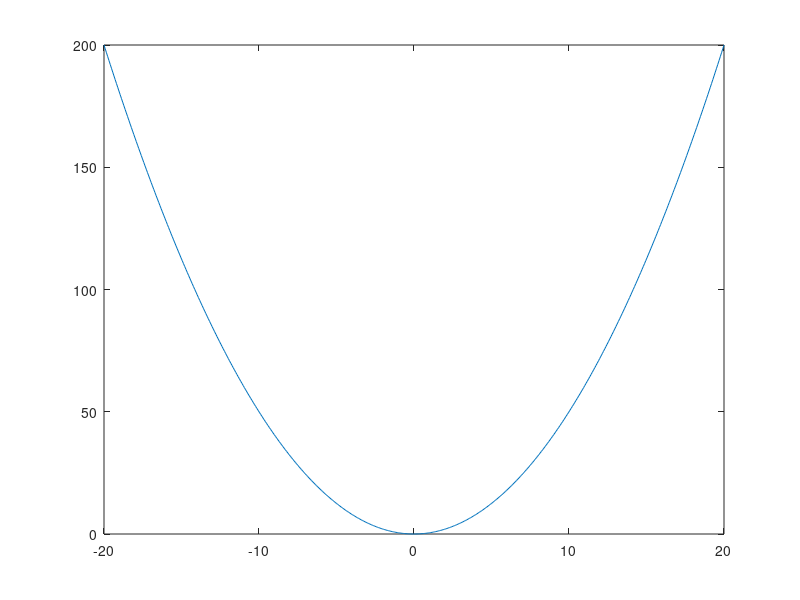

This chart was generated by the following MATLAB code: (Note: this script raises an error after producing the figure.)
clear all;
close all;
clc;

%eigenstates of harmonic oscillator with some unitless stuff put in hbar
%omega/m = 1
PsiHO = @(x,n) (1./sqrt((2.^n).*factorial(n))).*((1/pi)^(1/4)).*hermiteH(n,x).*exp(-x.^2./2);


x=linspace(-20,20,500);
figure(11)
plot(x,(1/2).*x.^2)
hold on
plot(x,PsiHO(x,0))
hold on
plot(x,PsiHO(x,1)+1)
hold on
plot(x,PsiHO(x,2)+2)
hold on
plot(x,PsiHO(x,3)+3)
hold on
plot(x,PsiHO(x,4)+4)
axis([-10 10 -1 5])
grid on
xlabel('x (a.u.)')
ylabel('energy & \Psi')
set(gcf,'color','white')
%% create some test psi's
%shifted gaussian
TestPsi = @(x,S,D) sqrt((1/sqrt(2.*pi.*S.^2)).*exp(-(x-D).^2/(S.^2)/2));

figure(22)
plot(x,(1/2).*(x.^2))
hold on
plot(x,TestPsi(x,1,3))
axis([-20 20 -1 5])
grid on
set(gcf,'color','white')

dx=x(2)-x(1);

%% find basis functions
% create basis function of harmonic oscillator
NFs=101;
BasisFs=zeros(length(x),51);
for nn=1:NFs
    BasisFs(:,nn)=PsiHO(x,nn-1).*(x(2)-x(1));
    nn
end

%% Decomposing into basis functions
Cns=ctranspose(PsiHO(x-3,0)')*BasisFs;
Cns=ctranspose(TestPsi(x,1,5)')*BasisFs;
Cns=ctranspose(PsiHO(x-3.5,0)')*BasisFs;

Cns2=ctranspose(TestPsi(x,3,0)')*BasisFs;

%find amplitudes from decomposition
figure(234)
subplot(2,1,1)
plot(Cns.^2,'o--')
ylabel('|\langle \Psi | n \rangle |^2')
title('Off Center Gaussian')
xlabel('n')
grid on
hold off


subplot(2,1,2)
plot(Cns2.^2,'o--')
hold off
ylabel('|\langle \Psi | n \rangle |^2')
title('Centered Gaussian')
xlabel('n')
set(gcf,'color','white')
grid on


%% Time Evolution

%evolve in time
ws=exp(-i*([1:NFs]-1/2).*2.*pi./1000);

figure(1)
for ii=1:1000
plot(x,abs((Cns.*ws.^(ii))*BasisFs')./dx)
title('time evolution of \psi')
xlabel('x')
ylabel(' | |\psi (x,t)\rangle |')
set(gcf,'color','white')
grid on
axis([-10 10 0 1])
pause(.01)
end

%{
figure(12)
for ii=1:1000
plot(x,(1/2).*x.^2,x,abs((Cns.*ws.^(ii))*BasisFs')./dx+(1/2).*(5.*cos(2.*pi.*ii./1000)).^2)
axis([-10 10 0 25])
pause(.01)
end
%}
%% Coh State
%Actual coherent state!
CohSt = @(alpha,N) exp(-abs(alpha).^2/2).*alpha.^([1:N]-1)./sqrt(factorial([1:N]-1))
CohCns=CohSt(5/2,NFs);
figure(2)
plot(x,BasisFs*CohCns'./dx,x,PsiHO(x-3.5,0))
xlabel('x')
ylabel(' | |\psi (x,0)\rangle |')
title('Coherent State, offset |0\rangle')
set(gcf,'color','white')
grid on
%%
figure(3)
for ii=1:100
    psi=(CohCns.*exp(-i*([1:NFs]-1/2).*2.*pi.*ii./100));
    
plot(x,abs(psi*BasisFs')./dx)
axis([-10 10 0 1])
title('time evolution of \psi')
xlabel('x')
ylabel(' | |\psi (x,t)\rangle |')
set(gcf,'color','white')
grid on
pause(.1)
end
